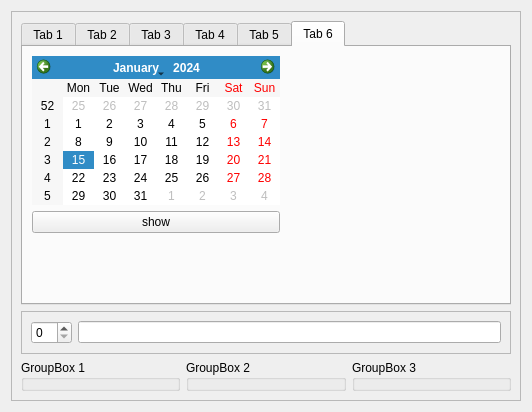
<?xml version="1.0" encoding="UTF-8"?>
<ui version="4.0">
 <class>MainBox_GUI</class>
 <widget class="QWidget" name="MainBox_GUI">
  <property name="geometry">
   <rect>
    <x>0</x>
    <y>0</y>
    <width>532</width>
    <height>412</height>
   </rect>
  </property>
  <layout class="QHBoxLayout" name="horizontalLayout">
   <item>
    <widget class="QFrame" name="main_frame">
     <property name="frameShape">
      <enum>QFrame::StyledPanel</enum>
     </property>
     <property name="frameShadow">
      <enum>QFrame::Raised</enum>
     </property>
     <layout class="QVBoxLayout" name="verticalLayout_5">
      <item>
       <widget class="QTabWidget" name="tabWidget">
        <property name="currentIndex">
         <number>5</number>
        </property>
        <widget class="QWidget" name="tab">
         <attribute name="icon">
          <iconset resource="../../../../../../lib2/icons/digits/digits.qrc">
           <normaloff>:/red/1.png</normaloff>:/red/1.png</iconset>
         </attribute>
         <attribute name="title">
          <string>Tab 1</string>
         </attribute>
         <layout class="QVBoxLayout" name="verticalLayout_2">
          <item>
           <widget class="Controls_widget" name="controls_widget" native="true"/>
          </item>
          <item>
           <widget class="Check_in_widget" name="check_in_widget" native="true"/>
          </item>
         </layout>
        </widget>
        <widget class="QWidget" name="tab_2">
         <attribute name="icon">
          <iconset resource="../../../../../../lib2/icons/digits/digits.qrc">
           <normaloff>:/red/2.png</normaloff>:/red/2.png</iconset>
         </attribute>
         <attribute name="title">
          <string>Tab 2</string>
         </attribute>
         <layout class="QVBoxLayout" name="verticalLayout">
          <item>
           <widget class="QToolBox" name="toolBox">
            <property name="currentIndex">
             <number>3</number>
            </property>
            <widget class="QWidget" name="page">
             <property name="geometry">
              <rect>
               <x>0</x>
               <y>0</y>
               <width>98</width>
               <height>28</height>
              </rect>
             </property>
             <attribute name="icon">
              <iconset resource="../../../../../../lib2/icons/digits/digits.qrc">
               <normaloff>:/black/1.png</normaloff>:/black/1.png</iconset>
             </attribute>
             <attribute name="label">
              <string>Page 1</string>
             </attribute>
            </widget>
            <widget class="QWidget" name="page_2">
             <property name="geometry">
              <rect>
               <x>0</x>
               <y>0</y>
               <width>98</width>
               <height>28</height>
              </rect>
             </property>
             <attribute name="icon">
              <iconset resource="../../../../../../lib2/icons/digits/digits.qrc">
               <normaloff>:/black/2.png</normaloff>:/black/2.png</iconset>
             </attribute>
             <attribute name="label">
              <string>Page 2</string>
             </attribute>
            </widget>
            <widget class="QWidget" name="page_3">
             <property name="geometry">
              <rect>
               <x>0</x>
               <y>0</y>
               <width>98</width>
               <height>28</height>
              </rect>
             </property>
             <attribute name="icon">
              <iconset resource="../../../../../../lib2/icons/digits/digits.qrc">
               <normaloff>:/black/3.png</normaloff>:/black/3.png</iconset>
             </attribute>
             <attribute name="label">
              <string>Page 3</string>
             </attribute>
            </widget>
            <widget class="QWidget" name="page_4">
             <property name="geometry">
              <rect>
               <x>0</x>
               <y>0</y>
               <width>472</width>
               <height>115</height>
              </rect>
             </property>
             <attribute name="icon">
              <iconset resource="../../../../../../lib2/icons/digits/digits.qrc">
               <normaloff>:/black/4.png</normaloff>:/black/4.png</iconset>
             </attribute>
             <attribute name="label">
              <string>Page 4</string>
             </attribute>
            </widget>
           </widget>
          </item>
         </layout>
        </widget>
        <widget class="QWidget" name="tab_3">
         <attribute name="icon">
          <iconset resource="../../../../../../lib2/icons/digits/digits.qrc">
           <normaloff>:/red/3.png</normaloff>:/red/3.png</iconset>
         </attribute>
         <attribute name="title">
          <string>Tab 3</string>
         </attribute>
         <layout class="QVBoxLayout" name="verticalLayout_6">
          <item>
           <widget class="File_widget" name="file_widget" native="true"/>
          </item>
         </layout>
        </widget>
        <widget class="QWidget" name="tab_4">
         <attribute name="icon">
          <iconset resource="../../../../../../lib2/icons/digits/digits.qrc">
           <normaloff>:/red/4.png</normaloff>:/red/4.png</iconset>
         </attribute>
         <attribute name="title">
          <string>Tab 4</string>
         </attribute>
         <layout class="QVBoxLayout" name="verticalLayout_8">
          <item>
           <widget class="Table_widget" name="table_widget"/>
          </item>
         </layout>
        </widget>
        <widget class="QWidget" name="tab_5">
         <attribute name="icon">
          <iconset resource="../../../../../../lib2/icons/digits/digits.qrc">
           <normaloff>:/red/5.png</normaloff>:/red/5.png</iconset>
         </attribute>
         <attribute name="title">
          <string>Tab 5</string>
         </attribute>
         <layout class="QVBoxLayout" name="verticalLayout_9">
          <item>
           <widget class="MDI_widget" name="mdi_widget" native="true"/>
          </item>
         </layout>
        </widget>
        <widget class="QWidget" name="tab_6">
         <attribute name="icon">
          <iconset resource="../../../../../../lib2/icons/digits/digits.qrc">
           <normaloff>:/red/6.png</normaloff>:/red/6.png</iconset>
         </attribute>
         <attribute name="title">
          <string>Tab 6</string>
         </attribute>
         <layout class="QHBoxLayout" name="horizontalLayout_2">
          <item>
           <layout class="QVBoxLayout" name="verticalLayout_3">
            <item>
             <widget class="QCalendarWidget" name="cw_calendar"/>
            </item>
            <item>
             <widget class="QPushButton" name="btn_show">
              <property name="text">
               <string>show</string>
              </property>
             </widget>
            </item>
            <item>
             <spacer name="verticalSpacer">
              <property name="orientation">
               <enum>Qt::Vertical</enum>
              </property>
              <property name="sizeHint" stdset="0">
               <size>
                <width>20</width>
                <height>40</height>
               </size>
              </property>
             </spacer>
            </item>
           </layout>
          </item>
          <item>
           <spacer name="horizontalSpacer">
            <property name="orientation">
             <enum>Qt::Horizontal</enum>
            </property>
            <property name="sizeHint" stdset="0">
             <size>
              <width>292</width>
              <height>20</height>
             </size>
            </property>
           </spacer>
          </item>
         </layout>
        </widget>
       </widget>
      </item>
      <item>
       <widget class="QFrame" name="test_frame">
        <property name="frameShape">
         <enum>QFrame::StyledPanel</enum>
        </property>
        <property name="frameShadow">
         <enum>QFrame::Raised</enum>
        </property>
        <layout class="QHBoxLayout" name="horizontalLayout_7">
         <item>
          <widget class="QSpinBox" name="sb_test"/>
         </item>
         <item>
          <widget class="QLineEdit" name="le_test"/>
         </item>
        </layout>
       </widget>
      </item>
      <item>
       <layout class="QHBoxLayout" name="horizontalLayout_3">
        <item>
         <widget class="QGroupBox" name="gb_1">
          <property name="title">
           <string>GroupBox 1</string>
          </property>
         </widget>
        </item>
        <item>
         <widget class="QGroupBox" name="gb_2">
          <property name="title">
           <string>GroupBox 2</string>
          </property>
         </widget>
        </item>
        <item>
         <widget class="QGroupBox" name="gb_3">
          <property name="title">
           <string>GroupBox 3</string>
          </property>
         </widget>
        </item>
       </layout>
      </item>
     </layout>
    </widget>
   </item>
  </layout>
 </widget>
 <customwidgets>
  <customwidget>
   <class>Table_widget</class>
   <extends>QTableWidget</extends>
   <header>table_widget.hpp</header>
   <container>1</container>
  </customwidget>
  <customwidget>
   <class>Check_in_widget</class>
   <extends>QWidget</extends>
   <header>check_in_widget.hpp</header>
   <container>1</container>
  </customwidget>
  <customwidget>
   <class>MDI_widget</class>
   <extends>QWidget</extends>
   <header>mdi_widget.hpp</header>
   <container>1</container>
  </customwidget>
  <customwidget>
   <class>File_widget</class>
   <extends>QWidget</extends>
   <header>file_widget.hpp</header>
   <container>1</container>
  </customwidget>
  <customwidget>
   <class>Controls_widget</class>
   <extends>QWidget</extends>
   <header>controls_widget.hpp</header>
   <container>1</container>
  </customwidget>
 </customwidgets>
 <resources>
  <include location="../../../../../../lib2/icons/digits/digits.qrc"/>
 </resources>
 <connections/>
</ui>
